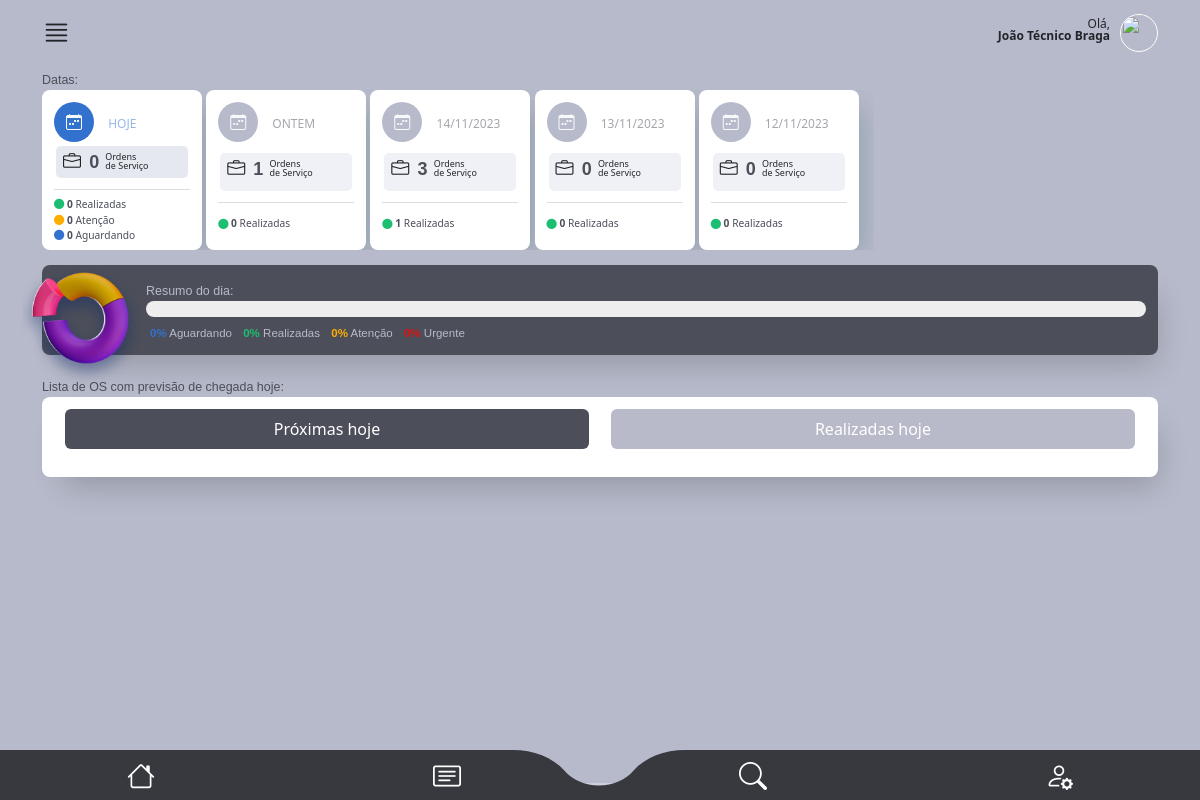
Before: /main/dashboard/ (signed in) with the older database file.
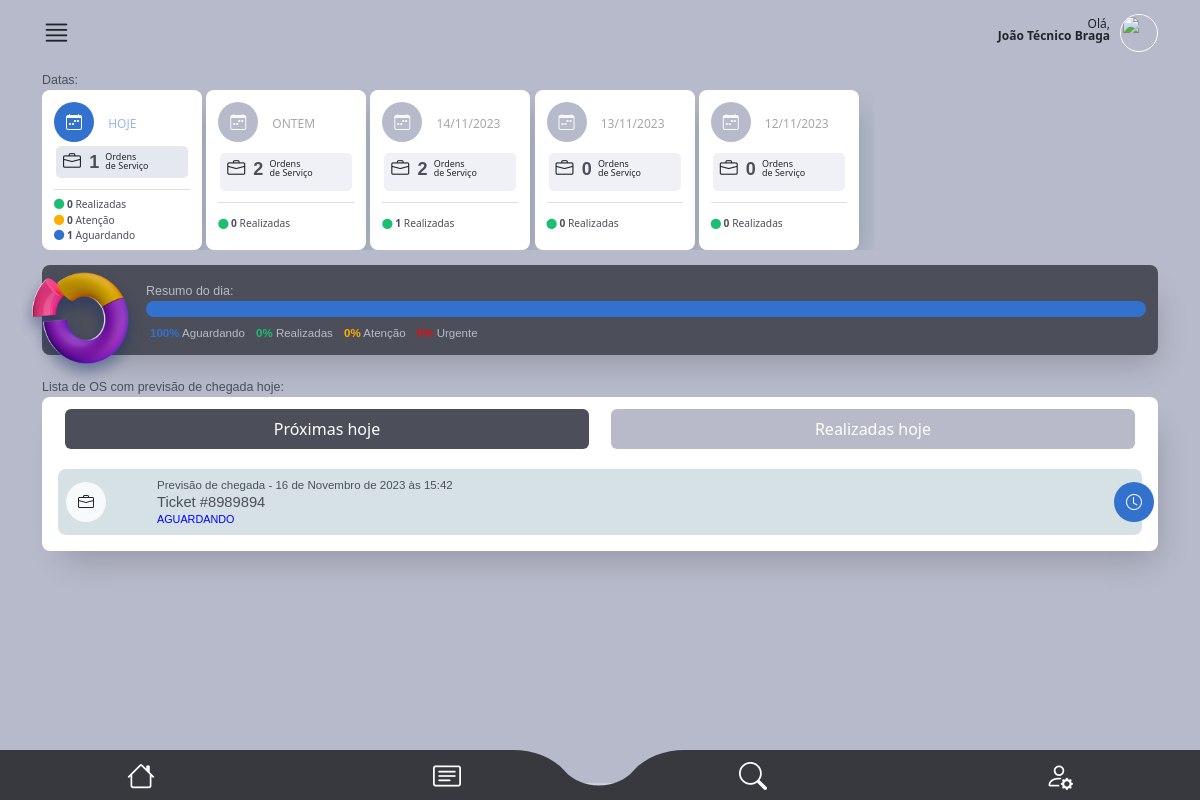
After: the same page with the newer database file.
### staff/models.py (models this page shows, shortened)
class OrdemDeServico(models.Model):
    ticket = models.CharField(max_length=200, unique=True)
    tecnico = models.ForeignKey(
        CustomUser, on_delete=models.CASCADE, related_name="ordens_técnico"
    )
    staff = models.ForeignKey(
        CustomUser, on_delete=models.CASCADE, related_name="ordens_staff"
    )
    descricao = models.TextField(max_length=600)
    previsao_chegada = models.DateTimeField(editable=True)
    previsao_execucao = models.DateTimeField(editable=True)
    material = models.CharField(max_length=100, validators=[MinLengthValidator(3)])
    equipamento = models.CharField(max_length=100, validators=[MinLengthValidator(3)])
    data_criacao = models.DateTimeField(auto_now_add=True)
    cliente = models.ForeignKey(Cliente, on_delete=models.CASCADE)
    contrato = models.CharField(max_length=700, null=True, blank=True)
    atividade = models.CharField(max_length=50, choices=ACTIVITY_CHOICES)
    status_tecnico = models.CharField(max_length=50, choices=TECNICAL_CHOICES)
    status = models.CharField(
        max_length=10, choices=STATUS_CHOICES, default="Aguardando"
    )
    atraso_em_minutos = models.CharField(
        max_length=50, choices=ATRASO_CHOICES
    )
    atraso_descricao = models.TextField(max_length=400)
    descricao_reagendamento = models.TextField(max_length=400)
    vezes_reagendada = models.IntegerField(default=0)

### main/views.py (the view)
# urls.py: path("dashboard/", views.dashboard, name="dashboard"),
@user_passes_test(is_tecnico)
def dashboard(request):
    try:
        user = request.user
        today = date.today()
        yesterday = today - timedelta(days=1)
        day_before_yesterday = today - timedelta(days=2)
        three_days_ago = today - timedelta(days=3)
        four_days_ago = today - timedelta(days=4)
        day_before_yesterday_str = day_before_yesterday.strftime("%d/%m/%Y")
        three_days_ago_str = three_days_ago.strftime("%d/%m/%Y")
        four_days_ago_str = four_days_ago.strftime("%d/%m/%Y")
        card_total_realizadas_hoje = OrdemDeServico.objects.filter(
            previsao_chegada__date=today,
            tecnico=user,
            status__in=["Atenção", "Urgente", "Aguardando", "Concluído"],
        )
        card_realizadas_hoje = OrdemDeServico.objects.filter(
            previsao_chegada__date=today, status__in=["Concluído"], tecnico=user
        )
        card_aguardando_hoje = OrdemDeServico.objects.filter(
            previsao_chegada__date=today, status__in=["Aguardando"], tecnico=user
        )
        card_atencao_hoje = OrdemDeServico.objects.filter(
            previsao_chegada__date=today, status__in=["Atenção"], tecnico=user
        )
        card_total_realizadas_ontem = OrdemDeServico.objects.filter(
            previsao_chegada__date=yesterday,
            tecnico=user,
            status__in=["Atenção", "Urgente", "Aguardando", "Concluído"],
        )
        card_realizadas_ontem = OrdemDeServico.objects.filter(
            previsao_chegada__date=yesterday, status__in=["Concluído"], tecnico=user
        )
        card_total_realizadas_2d = OrdemDeServico.objects.filter(
            previsao_chegada__date=day_before_yesterday,
            tecnico=user,
            status__in=["Atenção", "Urgente", "Aguardando", "Concluído"],
        )
        card_realizadas_2d = OrdemDeServico.objects.filter(
            previsao_chegada__date=day_before_yesterday,
            status__in=["Concluído"],
            tecnico=user,
        )
        card_total_realizadas_3d = OrdemDeServico.objects.filter(
            previsao_chegada__date=three_days_ago,
            tecnico=user,
            status__in=["Atenção", "Urgente", "Aguardando", "Concluído"],
        )
        card_realizadas_3d = OrdemDeServico.objects.filter(
            previsao_chegada__date=three_days_ago,
            status__in=["Concluído"],
            tecnico=user,
        )
        card_total_realizadas_4d = OrdemDeServico.objects.filter(
            previsao_chegada__date=four_days_ago,
            tecnico=user,
            status__in=["Atenção", "Urgente", "Aguardando", "Concluído"],
        )
        card_realizadas_4d = OrdemDeServico.objects.filter(
            previsao_chegada__date=four_days_ago,
            status__in=["Concluído"],
            tecnico=user,
        )
        proximas_hoje = OrdemDeServico.objects.filter(
            previsao_chegada__date=today,
            tecnico=user,
            status__in=["Atenção", "Urgente", "Aguardando"],
        )
        realizadas_hoje = OrdemDeServico.objects.filter(
            previsao_chegada__date=today,
            tecnico=user,
            status__in=["Concluído"],
        )
        all_ordens = OrdemDeServico.objects.filter(
            tecnico=user,
            previsao_chegada__date=today,
            status__in=["Atenção", "Urgente", "Aguardando", "Concluído"],
        )
        counts = all_ordens.values("status").annotate(total=Count("status"))
        total_ordens = all_ordens.count()
        percent_concluido = 0
        percent_atencao = 0
        percent_urgente = 0
        percent_aguardando = 0
        for count in counts:
            if count["status"] == "Concluído":
                percent_concluido = round(
                    Decimal(count["total"]) / Decimal(total_ordens) * 100, 0
                )
            elif count["status"] == "Atenção":
                percent_atencao = round(
                    Decimal(count["total"]) / Decimal(total_ordens) * 100, 0
                )
            elif count["status"] == "Urgente":
                percent_urgente = round(
                    Decimal(count["total"]) / Decimal(total_ordens) * 100, 0
                )
            elif count["status"] == "Aguardando":
                percent_aguardando = round(
                    Decimal(count["total"]) / Decimal(total_ordens) * 100, 0
                )
        return render(
            request,
            "dashboard.html",
            {
                "day_before_yesterday": day_before_yesterday_str,
                "three_days_ago": three_days_ago_str,
                "four_days_ago": four_days_ago_str,
                "user": user,
                "percent_concluido": percent_concluido,
                "percent_atencao": percent_atencao,
                "percent_urgente": percent_urgente,
                "percent_aguardando": percent_aguardando,
                "card_total_realizadas_hoje": len(card_total_realizadas_hoje),
                "card_realizadas_hoje": len(card_realizadas_hoje),
                "card_aguardando_hoje": len(card_aguardando_hoje),
                "card_atencao_hoje": len(card_atencao_hoje),
                "card_total_realizadas_ontem": len(card_total_realizadas_ontem),
                "card_realizadas_ontem": len(card_realizadas_ontem),
                "card_total_realizadas_2d": len(card_total_realizadas_2d),
                "card_realizadas_2d": len(card_realizadas_2d),
                "card_total_realizadas_3d": len(card_total_realizadas_3d),
                "card_realizadas_3d": len(card_realizadas_3d),
                "card_total_realizadas_4d": len(card_total_realizadas_4d),
                "card_realizadas_4d": len(card_realizadas_4d),
                "proximas_hoje": proximas_hoje,
                "realizadas_hoje": realizadas_hoje,
            },
        )
    except Exception as e:
        return render(request, "error.html", {"error_message": str(e)})

### main/helpers.py (called while the page is built)
def is_tecnico(user):
    return user.groups.filter(name="Técnico").exists()

### main/templates/dashboard.html (shortened to what the changed rows need)
{% extends "base2.html" %}
{%load static%}
{% block rest %}
      <section id="dashboard_scr">
        <div class="container">
          <div class="oc_dia">
            <div class="boxes">
              <div class="box">
                <div class="box_mid">
                  <i class="bi bi-briefcase"></i>
                  <div class="qtd font-bold color04">{{card_total_realizadas_hoje}}</div>
                  <p>Ordens<br>de Serviço</p>
                </div>
                  <div class="box_below">
                      <ul>
                        <li class="color04"><i class="bi bi-circle-fill color01"></i> <strong>{{card_aguardando_hoje}}</strong> Aguardando</li>
                      </ul>
                  </div>
              </div>
              <div class="box box_past">
                <div class="box_mid">
                  <i class="bi bi-briefcase"></i>
                  <div class="qtd font-bold color04">{{card_total_realizadas_ontem}}</div>
                  <p>Ordens<br>de Serviço</p>
                </div>
              </div>
              <div class="box box_past">
                <div class="box_mid">
                  <i class="bi bi-briefcase"></i>
                  <div class="qtd font-bold color04">{{card_total_realizadas_2d}}</div>
                  <p>Ordens<br>de Serviço</p>
                </div>
              </div>
            </div>
          </div>
            <div class="oc_chart">
                <div class="chart_box bg04 box-shadow">
                    <div class="bar_info">
                        <div class="bar">
                          <span class="bg01" style="width: {{percent_aguardando}}%;"></span>
                        </div>
                        <label class="label01 font-regular color03">
                            <span>
                                <span class="color01 font-bold">{{percent_aguardando}}%</span> Aguardando
                            </span>
                        </label>
                    </div>
                </div>
            </div>
            <div id="oc_lista">
                <div class="listas_here box-shadow">
                    <div class="tab-content" id="pills-tabContent">
                        <div class="tab-pane fade show active" id="pills-01" role="tabpanel" aria-labelledby="pills-home-tab" tabindex="0">
                            {% for ordem in proximas_hoje %}
                            <div class="oc_lista_item">
                                <a href="{% url 'os_detail' ordem.id %}" class="a-whole"></a>
                                <div class="row">
                                    <div class="col-2 col-md-1">
                                        <div class="icon bg-light"><i class="bi bi-briefcase text-dark"></i></div>
                                    </div>
                                    <div class="col-9 col-md-11">
                                        <div class="oc_l_data color04 font-light">Previsão de chegada - {{ ordem.previsao_chegada }}</div>
                                        <div class="oc_l_nome font-medium color04">Ticket #{{ ordem.ticket }}</div>
                                        <div class="oc_l_status font-medium {% if ordem.status == 'Urgente' %}color-red{% elif ordem.status == 'Atenção' %}color-yellow{% elif ordem.status == 'Aguardando' %}color-blue{% endif %}">{{ ordem.status }}</div>
                                    </div>
                                    {% if ordem.status == "Urgente" %}
                                        <div class="status_icon bg05 text-light">
                                            <i class="bi bi-exclamation-triangle-fill"></i>
                                        </div>
                                    {% elif ordem.status == "Atenção" %}
                                        <div class="status_icon bg06 text-dark">
                                            <i class="bi bi-flag"></i>
                                        </div>
                                    {% elif ordem.status == "Aguardando" %}
                                        <div class="status_icon bg01 text-light">
                                            <i class="bi bi-clock"></i>
                                        </div>
                                    {% endif %}
                                </div>
                            </div>
                            {% endfor %}
                        </div>
                </div>
            </div>
        </div>
      </section>
      {% endblock %}

Changed rows visible on the page:
added OrdemDeServico: previsao_chegada "16 de Novembro de 2023 às 15:42", ticket "8989894", status "AGUARDANDO"
Other visible differences:
{{ card_total_realizadas_hoje }}: "0" → "1"
{{ card_aguardando_hoje }}: "0" → "1"
{{ card_total_realizadas_ontem }}: "1" → "2"
{{ card_total_realizadas_2d }}: "3" → "2"
{{ percent_aguardando }}: "0" → "100"
